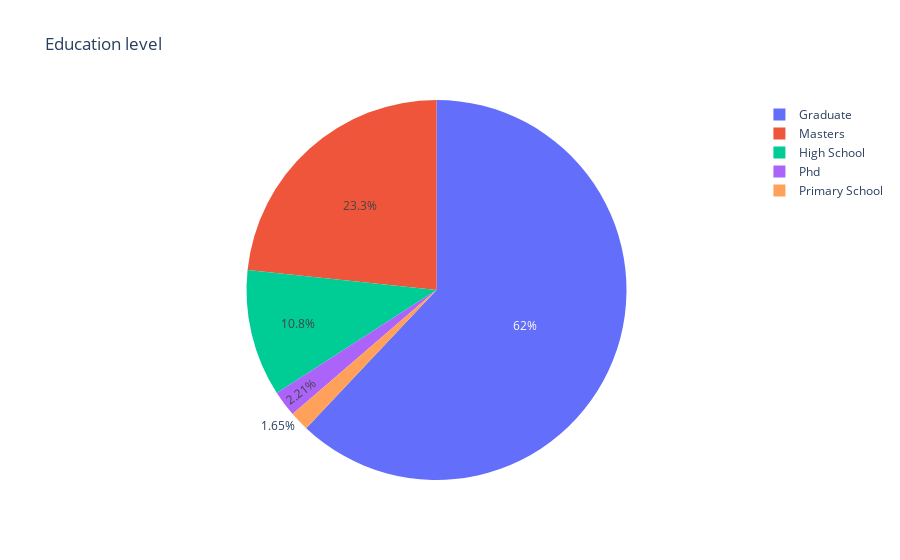

The code cell stored with this chart in its notebook:
### Code cell
make_plot('education_level', 'Education level')

### Figure 1 — Plotly figure (JSON) as saved in the notebook; plotly's stock layout.template omitted (floating-point values rounded to 4 significant figures)
{"data": [{"domain": {"x": [0, 1], "y": [0, 1]}, "hovertemplate": "education_level=%{label}<br>count=%{value}<extra></extra>", "labels": ["Graduate", "Masters", "High School", "Phd", "Primary School"], "legendgroup": "", "name": "", "showlegend": true, "type": "pie", "values": [11598, 4361, 2017, 414, 308]}], "layout": {"legend": {"tracegroupgap": 0}, "title": {"text": "Education level"}}}
